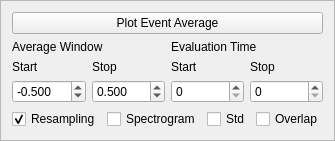
                <widget class="QFrame" name="frame_10">
                 <property name="frameShape">
                  <enum>QFrame::StyledPanel</enum>
                 </property>
                 <property name="frameShadow">
                  <enum>QFrame::Raised</enum>
                 </property>
                 <layout class="QVBoxLayout" name="verticalLayout_9">
                  <item>
                   <widget class="QPushButton" name="ButEventAvg">
                    <property name="text">
                     <string>Plot Event Average</string>
                    </property>
                   </widget>
                  </item>
                  <item>
                   <layout class="QHBoxLayout" name="horizontalLayout_16">
                    <item>
                     <layout class="QGridLayout" name="gridLayout">
                      <item row="0" column="0" colspan="2">
                       <widget class="QLabel" name="label_13">
                        <property name="text">
                         <string>Average Window</string>
                        </property>
                       </widget>
                      </item>
                      <item row="1" column="0">
                       <layout class="QVBoxLayout" name="verticalLayout_20">
                        <item>
                         <widget class="QLabel" name="label_14">
                          <property name="text">
                           <string>Start</string>
                          </property>
                         </widget>
                        </item>
                        <item>
                         <widget class="QDoubleSpinBox" name="SpnAvgEventStart">
                          <property name="decimals">
                           <number>3</number>
                          </property>
                          <property name="minimum">
                           <double>-10.000000000000000</double>
                          </property>
                          <property name="maximum">
                           <double>10.000000000000000</double>
                          </property>
                          <property name="singleStep">
                           <double>0.100000000000000</double>
                          </property>
                          <property name="value">
                           <double>-0.500000000000000</double>
                          </property>
                         </widget>
                        </item>
                       </layout>
                      </item>
                      <item row="1" column="1">
                       <layout class="QVBoxLayout" name="verticalLayout_21">
                        <item>
                         <widget class="QLabel" name="label_15">
                          <property name="text">
                           <string>Stop</string>
                          </property>
                         </widget>
                        </item>
                        <item>
                         <widget class="QDoubleSpinBox" name="SpnAvgEventStop">
                          <property name="decimals">
                           <number>3</number>
                          </property>
                          <property name="minimum">
                           <double>-10.000000000000000</double>
                          </property>
                          <property name="maximum">
                           <double>10.000000000000000</double>
                          </property>
                          <property name="singleStep">
                           <double>0.100000000000000</double>
                          </property>
                          <property name="value">
                           <double>0.500000000000000</double>
                          </property>
                         </widget>
                        </item>
                       </layout>
                      </item>
                     </layout>
                    </item>
                    <item>
                     <layout class="QGridLayout" name="gridLayout_2">
                      <item row="0" column="0" colspan="2">
                       <widget class="QLabel" name="label_16">
                        <property name="text">
                         <string>Evaluation Time</string>
                        </property>
                       </widget>
                      </item>
                      <item row="1" column="0">
                       <layout class="QVBoxLayout" name="verticalLayout_22">
                        <item>
                         <widget class="QLabel" name="label_17">
                          <property name="text">
                           <string>Start</string>
                          </property>
                         </widget>
                        </item>
                        <item>
                         <widget class="QSpinBox" name="SpnAvgTimeStart"/>
                        </item>
                       </layout>
                      </item>
                      <item row="1" column="1">
                       <layout class="QVBoxLayout" name="verticalLayout_23">
                        <item>
                         <widget class="QLabel" name="label_18">
                          <property name="text">
                           <string>Stop</string>
                          </property>
                         </widget>
                        </item>
                        <item>
                         <widget class="QSpinBox" name="SpnAvgTimeStop"/>
                        </item>
                       </layout>
                      </item>
                     </layout>
                    </item>
                   </layout>
                  </item>
                  <item>
                   <layout class="QHBoxLayout" name="horizontalLayout_21">
                    <item>
                     <widget class="QCheckBox" name="ChckResamp_2">
                      <property name="text">
                       <string>Resampling</string>
                      </property>
                      <property name="checked">
                       <bool>true</bool>
                      </property>
                     </widget>
                    </item>
                    <item>
                     <widget class="QCheckBox" name="ChkEventSpect">
                      <property name="text">
                       <string>Spectrogram</string>
                      </property>
                     </widget>
                    </item>
                    <item>
                     <widget class="QCheckBox" name="ChkEventStd">
                      <property name="text">
                       <string>Std</string>
                      </property>
                     </widget>
                    </item>
                    <item>
                     <widget class="QCheckBox" name="ChkEventOverlap">
                      <property name="text">
                       <string>Overlap</string>
                      </property>
                     </widget>
                    </item>
                   </layout>
                  </item>
                 </layout>
                </widget>
